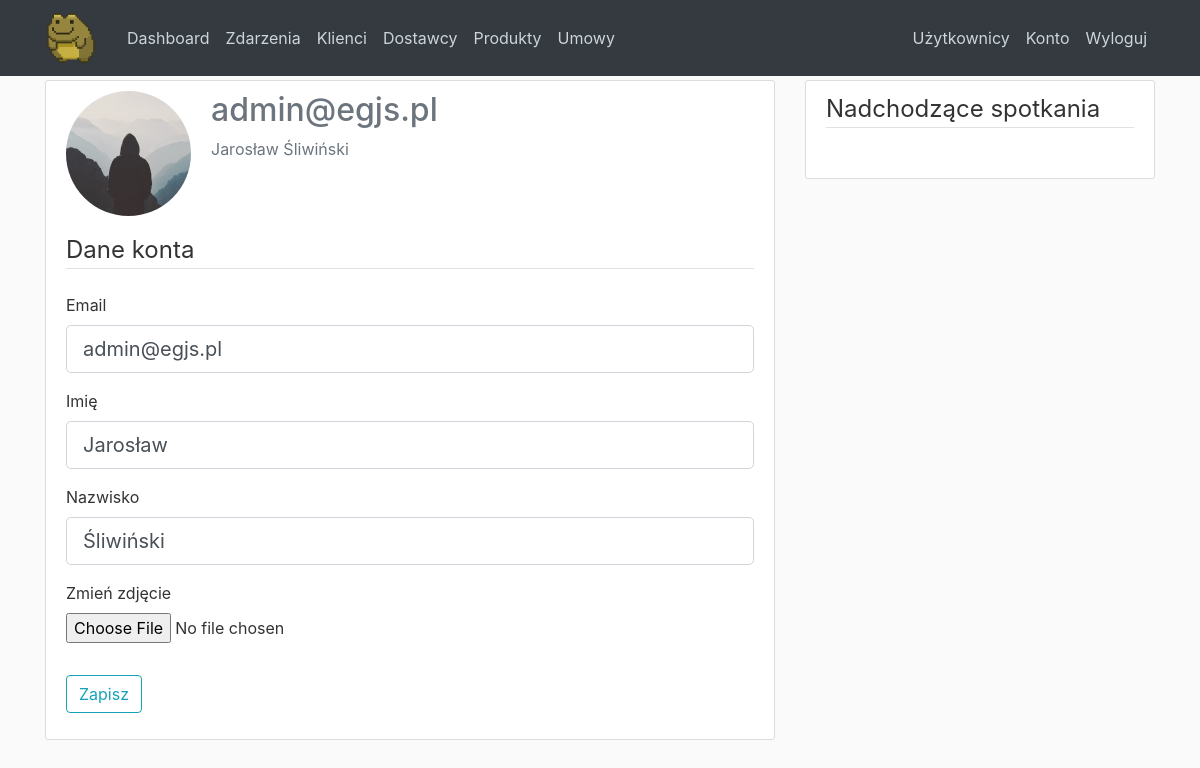
Page /account (signed in) on the committed database.
### CRM/models.py (models this page shows, shortened)
class User(db.Model, UserMixin):
    id = db.Column(db.Integer, primary_key=True)
    email = db.Column(db.String(120), unique=True, nullable=False)
    image_file = db.Column(db.String(20), nullable=False, default='default.jpg')
    name = db.Column(db.String(25), nullable=False)
    last_name = db.Column(db.String(45), nullable=False)
    password = db.Column(db.String(60), nullable=False)
    admin = db.Column(db.Boolean, default=False, nullable=False)
    meetings = db.relationship('Meeting', backref='who', lazy=True, cascade="all, delete-orphan")
    contracts = db.relationship('Contract', backref='user', lazy=True, cascade="all, delete-orphan")
    def full_name(self):
        return f"{self.name} {self.last_name}"

### CRM/routes.py (the view)
@app.route("/account", methods=['GET', 'POST'])
def account():
    form = UpdateAccountForm()
    if form.validate_on_submit():
        if form.picture.data:
            picture_file = save_picture(form.picture.data)
            current_user.image_file = picture_file
        current_user.email = form.email.data
        current_user.name = form.name.data
        current_user.last_name = form.last_name.data
        db.session.commit()
        flash('Your account has been updated!', 'success')
        return redirect(url_for('account'))
    elif request.method == 'GET':
        form.email.data = current_user.email
        form.name.data = current_user.name
        form.last_name.data = current_user.last_name
    image_file = url_for('static', filename='profile_pics/' + current_user.image_file)
    return render_template('account.html', title='Account', image_file=image_file, form=form, meetings=upcoming_meetings())

### CRM/forms.py (shortened to what this page needs)
class UpdateAccountForm(FlaskForm):
    email = StringField('Email', validators=[DataRequired(), Email()])
    name = StringField('Imię')
    last_name = StringField('Nazwisko')
    picture = FileField('Zmień zdjęcie', validators=[FileAllowed(['jpg', 'png', 'jpeg'])])
    submit = SubmitField('Zapisz')

### CRM/models.py (called while the page is built)
@login_manager.user_loader
def load_user(user_id):
    return User.query.get(int(user_id))

### CRM/routes.py (called while the page is built)
def upcoming_meetings():
    todays_datetime = datetime(datetime.today().year, datetime.today().month, datetime.today().day, datetime.today().hour)
    upcoming_meetings = Meeting.query.filter(and_(Meeting.date >= todays_datetime), Meeting.user_id == current_user.id ).all()
    return upcoming_meetings

### CRM/templates/account.html (shortened to what this page needs)
{% extends "base.html" %}
{% block content %}
    <div class="content-section">
      <div class="media">
        <img class="rounded-circle account-img" src="{{ image_file }}">
        <div class="media-body">
          <h2 class="text-secondary">{{ current_user.email }}</h2>
          <p class="text-secondary">{{ current_user.full_name() }}</p>
        </div>
      </div>
        <form method="POST" action="" enctype="multipart/form-data">
            <fieldset class="form-group">
                <legend class="border-bottom mb-4">Dane konta</legend>
                <div class="form-group">
                    {{ form.email.label(class="form-control-label") }}
                    {% if form.email.errors %}
                        {{ form.email(class="form-control form-control-lg is-invalid") }}
                        <div class="invalid-feedback">
                            {% for error in form.email.errors %}
                                <span>{{ error }}</span>
                            {% endfor %}
                        </div>
                    {% else %}
                        {{ form.email(class="form-control form-control-lg") }}
                    {% endif %}
                </div>
                <div class="form-group">
                    {{ form.name.label(class="form-control-label") }}
                    {% if form.name.errors %}
                    {{ form.name(class="form-control form-control-lg is-invalid") }}
                    <div class="invalid-feedback">
                        {% for error in form.name.errors %}
                        <span>{{ error }}</span>
                        {% endfor %}
                    </div>
                    {% else %}
                    {{ form.name(class="form-control form-control-lg") }}
                    {% endif %}
                </div>
                <div class="form-group">
                    {{ form.last_name.label(class="form-control-label") }}
                    {% if form.last_name.errors %}
                    {{ form.last_name(class="form-control form-control-lg is-invalid") }}
                    <div class="invalid-feedback">
                        {% for error in form.last_name.errors %}
                        <span>{{ error }}</span>
                        {% endfor %}
                    </div>
                    {% else %}
                    {{ form.last_name(class="form-control form-control-lg") }}
                    {% endif %}
                </div>
                <div class="form-group">
                    {{ form.picture.label() }}
                    {{ form.picture(class="form-control-file") }}
                </div>
            </fieldset>
            <div class="form-group">
                {{ form.submit(class="btn btn-outline-info") }}
            </div>
        </form>
    </div>
{% endblock content %}
{% block sidebar %}
{% include "partials/upcoming_meetings_sidebar.html" %}
{% endblock sidebar %}

### CRM/static/main.css (style rules this page uses)
body { background: #fafafa; color: #333333; margin-top: 5rem; }
h1, h2, h3, h4, h5, h6 { color: #444444; }
.content-section { background: #ffffff; padding: 10px 20px; border: 1px solid #dddddd; border-radius: 3px; margin-bottom: 20px; }
.account-img { height: 125px; width: 125px; margin-right: 20px; margin-bottom: 16px; }

### rows in the picture
User: email "admin@egjs.pl", full_name "Jarosław Śliwiński", name "Jarosław", last_name "Śliwiński"
